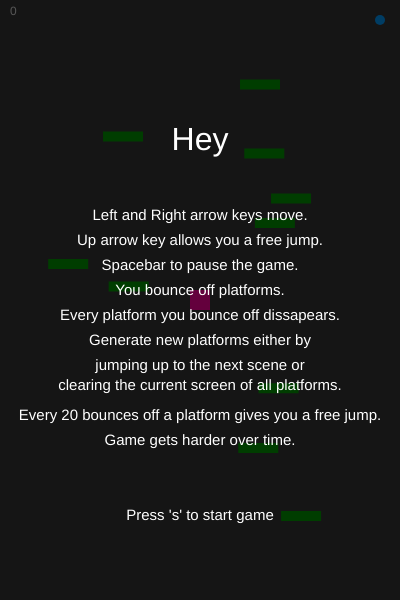
Frame 1 (no input)
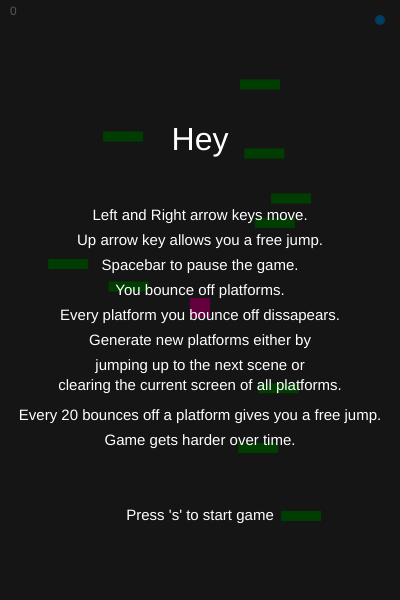
Frame 2 (the mouse pressed at the canvas centre, redrawn once)

The p5.js sketch that drew these frames (run headless with seeded random() and noise() and a simulated clock; the mouse was pressed at the canvas centre and the sketch redrawn once):

// p5.js sketch
// ── sketch.js
var player;
var platforms = [];
var hits = 0;
var jumps = 0;
var next = 0;
var cleared = 0;
var score = 0;
var paused = false;
var difficulty;
var holdLeft=holdRight=false;
var tutorial = false;
var inTutorial = false;
var gameOver = false;

//Platform starting dimensions
var w = 40; 
var h = 10;

function setup() {
  createCanvas(400, 600);
  
  player = new Player(canvas.width / 2, canvas.height / 2, 20, 8);
  
  for(var i = 0; i < 10; i++) {
    platforms.push(new Platform(random(50, canvas.width - 50), random(50, canvas.height - 50), w, h));
  }

}

function draw() {

  background(55);
  
  game();
  playerScore();
  inputs();
  pauseGame();

  if(jumps % 5 === 0 && !player.hasJumped) player.hasJump = true;
  if(player.hasJump) {
    fill(0, 155, 255);
    noStroke();
    ellipse(canvas.width - 20, 20, 10, 10);
  }

  intro();
  
}

function inputs() {
  if(holdRight) {
    player.setMoveDirection(5);
  } else if(holdLeft) {
    player.setMoveDirection(-5);
  } else if(!holdRight && !holdLeft) {
    player.setMoveDirection(0);
  }
}

function keyReleased() {

  if(keyCode === DOWN_ARROW) {
    player.quickDrop(0);
  } else if(keyCode === LEFT_ARROW) {
    holdLeft = false;
  } else if(keyCode === RIGHT_ARROW) {
    holdRight = false;
  }
}

function keyPressed() {
  //This code should be in a switch statement
  if(keyCode === LEFT_ARROW) {
    holdLeft = true;
  } else if(keyCode === RIGHT_ARROW) {
    holdRight = true;
  } else if(keyCode === UP_ARROW) {
    player.jump();
  } else if(keyCode === 32) {
    pause();
  } else if(keyCode === 83) {
    if(!tutorial) {
      tutorial = true;
      inTutorial = false;
      loop();
    } else if (gameOver) {
      restart();
      loop();
    }
  }

  //Make fast falling work
  //else if(keyCode === DOWN_ARROW && player.bounceForce >= -2) {
  //  player.quickDrop(10);
  //}

  return 0;
}

function playerDied() {

  if(player.y > canvas.height + 100) {
    endGame();
    //player.y = canvas.height / 2;
    //player.x = canvas.width / 2;
    //randomPlatforms();
  } 

}

function playerNext() {
  if(player.y <= 0) {
    player.y = canvas.width - 50;
    next++;
    randomPlatforms();
  } 
}

function randomPlatforms() {
  platforms = [];
  hits = 0;
  for(var i = 0; i < 10; i++) {
    platforms.push(new Platform(random(50, canvas.width - 50), random(player.x - 50, canvas.height - 50), w, h));
  }

}

function playerCleared() {
  if(hits === 10) {
    cleared++;
    randomPlatforms();
  } 
}

function pause() {
  if(paused === false) {
    paused = true;
    noLoop();
  } else if(paused === true) {
    paused = false
    loop();
  }
}

//Can make this into powerup
function playerOffside() {
  if(player.x >= canvas.width) {
    player.x = canvas.width - 10;
    holdRight = false;
  } else if(player.x <= 0) {
    player.x = 10;
    holdLeft = false;
  }
}

function pauseGame() {
  if(paused === true) {

    fill(155, 100);
    rect(0, 0, 1600, 2400);
    textSize(32);
    fill(255, 255, 255);
    textAlign(CENTER);
    text('paused', canvas.width / 2, canvas.height / 4);
  }
}

function playerScore() {
  score = (jumps * 100) + (next * 100) + (cleared * 200);
  textSize(12);
  fill(222, 222, 222);
  textAlign(LEFT);
  text(score, 10, 15);
}

function game() {
  player.show();
  player.move();
  playerNext();
  playerOffside();
  playerCleared();
  playerDied();

  for(var i = 0; i < platforms.length; i++) {

    platforms[i].show();

    if(player.y >= platforms[i].y - 15 
      && player.y <= platforms[i].y 
      && player.x >= platforms[i].x - 20 
      && player.x <= platforms[i].x + 20) {
      player.hasJumped = false;
      player.bounceForce = -17;
      platforms.splice(i, 1);
      hits++;
      jumps++;
      
      //Fixes the platform flash
      for(var j = 0; j < platforms.length; j++) platforms[j].show(); 

    }

    
  }  
}

function addDifficulty() {

}

function restart() {
    player.x = canvas.width / 2;
    player.y = canvas.height / 2;
    hits=jumps=next=cleared=score=0;
    gameOver = false;
    tutorial=inTutorial=false;
    randomPlatforms();
    intro();
}

function endGame() {
    gameOver = true;
    noLoop();
    fill(0, 155);
    rect(0, 0, 1600, 2400);
    textSize(32);
    fill(255, 255, 255);
    textAlign(CENTER);
    text('Game Over', canvas.width / 2, canvas.height / 4);
    textSize(20);
    var highscore = 'Highscore: ' + score;
    text(highscore, canvas.width / 2, canvas.height / 5 + 100);
}

function intro() {
  if(!tutorial) {
    noLoop();
    inTutorial = true;
    fill(0, 155);
    rect(0, 0, 1600, 2400);
    textSize(32);
    fill(255, 255, 255);
    textAlign(CENTER);
    text('Hey', canvas.width / 2, canvas.height / 4);
    textAlign(CENTER);
    textSize(15);
    text('Left and Right arrow keys move.', canvas.width / 2, canvas.height / 5 + 100);
    textAlign(CENTER);
    text('Up arrow key allows you a free jump.', canvas.width / 2, canvas.height / 5 + 125);
    text('Spacebar to pause the game.', canvas.width / 2, canvas.height / 5 + 150);
    text('You bounce off platforms.', canvas.width / 2, canvas.height / 5 + 175);
    text('Every platform you bounce off dissapears.', canvas.width / 2, canvas.height / 5 + 200);
    text('Generate new platforms either by', canvas.width / 2, canvas.height / 5 + 225);
    text('jumping up to the next scene or', canvas.width / 2, canvas.height / 5 + 250)
    text('clearing the current screen of all platforms.', canvas.width / 2, canvas.height / 5 + 270);
    text('Every 20 bounces off a platform gives you a free jump.', canvas.width / 2, canvas.height / 5 + 300);
    text('Game gets harder over time.', canvas.width / 2, canvas.height / 5 + 325);
    text('Press \'s\' to start game', canvas.width / 2, canvas.height / 5 + 400);
    } 
}

// ── platform.js
function Platform(x, y, w, h) {
    this.width = w;
    this.height = h;
    this.x = x;
    this.y = y;

    this.show = function() {
      fill(0, 155, 0);
      noStroke();
      rectMode(CENTER);
      rect(this.x, this.y, this.width, this.height);
    }
}
// ── player.js
function Player(x, y, size, grav) {
  this.x = x;
  this.y = y;
  this.size = size;
  this.gravity = grav;
  this.bounceForce = 0;
  this.moveDirection = 0;
  this.drop = 0;
  this.hasJump = false;
  this.hasJumped = false;

  this.show = function() {
    fill(255, 0, 155);
    noStroke();
    rectMode(CENTER);
    rect(this.x, this.y, this.size, this.size);
  }

  this.setMoveDirection = function(x){
    this.moveDirection = x;
  }

  this.quickDrop = function(y) {
    this.drop = y;
  }

  this.move = function() {

    if(this.bounceForce < 0) this.bounceForce += 0.2;
    this.y += this.gravity + this.bounceForce + this.drop;
    this.x += this.moveDirection;

  }

  this.jump = function() {
    if(this.hasJump) {
      this.bounceForce = -17;
      this.hasJump = false;
      this.hasJumped = true;
    }
  }
}
